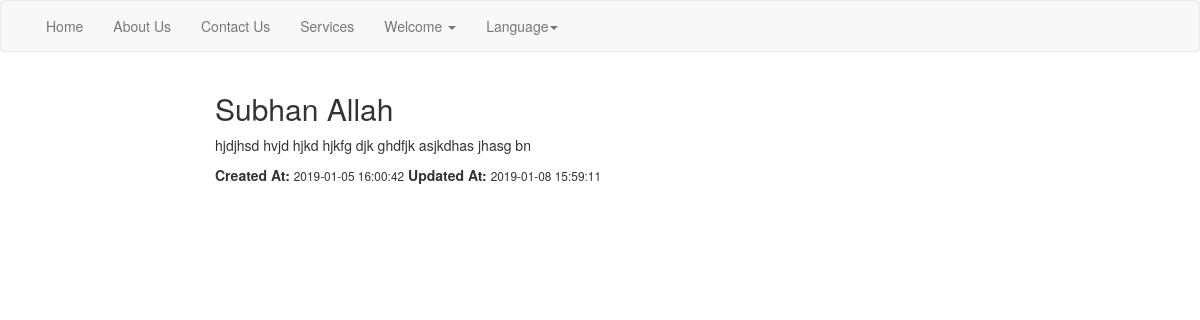
The app's page /post/show/2 with its own data.
### tables this page shows
CREATE TABLE `posts` (
  `id` int(11) NOT NULL,
  `title` varchar(255) NOT NULL,
  `body` text NOT NULL,
  `user_id` int(11) DEFAULT NULL,
  `created_at` timestamp NOT NULL DEFAULT CURRENT_TIMESTAMP,
  `updated_at` timestamp NOT NULL DEFAULT CURRENT_TIMESTAMP ON UPDATE CURRENT_TIMESTAMP
);

### application/controllers/Post.php (called while the page is built, shortened)
<?php
class Post extends MY_Controller {
 	 private $data = array();
	 public function __construct() {
		$this->load->model('crud_model');
	 }
	public function show($id) {
		$this->data['post']    = $this->crud_model->get('posts', $id);
		$this->_loadTemplate('posts/show');
	}
	private function _loadTemplate($view) {
		$this->load->view('template/header');
		$this->load->view('template/navbar');
		$this->load->view($view, $this->data);
		$this->load->view('template/footer');
	}
}

### index.php (called while the page is built, shortened)
<?php
require_once BASEPATH.'core/CodeIgniter.php';

### application/models/Crud_Model.php (called while the page is built, shortened)
<?php
class Crud_Model extends CI_Model {
	public function get($table, $id) {
		$this->db->where('id', $id);
		return $this->db->get($table)->row();
	}
}

### application/views/posts/show.php (the view, shortened to what this page needs)
<div classs="row">
	<div class="col-md-8 col-md-offset-2">
		<h2><?php echo $post->title; ?></h2>
		<p><?php echo $post->body; ?></p>
		<p>
			<strong>Created At: </strong><span class="small"><?php echo $post->created_at; ?></span>
			<strong>Updated At: </strong><span class="small"><?php echo $post->updated_at; ?></span>
		</p>
	</div>
</div>

### records on screen
posts: title "Subhan Allah", body "hjdjhsd hvjd hjkd hjkfg djk ghdfjk asjkdhas jhasg bn", created_at "2019-01-05 16:00:42", updated_at "2019-01-08 15:59:11"

### other values on screen
$this->lang->line('home_menu') "Home"
$this->lang->line('about_menu') "About Us"
$this->lang->line('contact_menu') "Contact Us"
$this->lang->line('services_menu') "Services"
$this->lang->line('welcome_menu') "Welcome"
